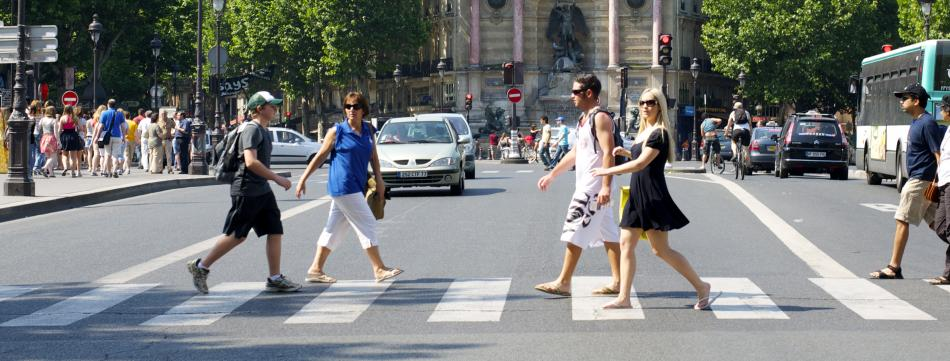
#> input picture ped3.jpg, 950 x 361 px
$ jupyter execute imagesociadist.ipynb
#> lines starting #> are read from the running program, lines starting #| are printed output that depends on the picture; after the words box and inside, x2 and y2 are one past the last pixel; in counts of white or black regions, pixels touching at a corner belong together
[cell 1]
import cv2
import imutils
from imutils.object_detection import non_max_suppression
import numpy as np

hog = cv2.HOGDescriptor()
hog.setSVMDetector(cv2.HOGDescriptor_getDefaultPeopleDetector())
image = cv2.imread("ped3.jpg")
#> image is the input picture: shape (361, 950, 3); mean B, G, R 122.3, 123.4, 120.6
image = imutils.resize(image, width=min(1000, image.shape[1]))
orig = image.copy()

# detect people in the image
(rects, weights) = hog.detectMultiScale(image, winStride=(5, 5),padding=(8, 8), scale=1.035)
#> rects = [[78, 77, 68, 136], [12, 50, 76, 151], [564, 38, 77, 155], [287, 76, 126, 253], [592, 33, 116, 233], [188, 62, 136, 271]]; weights = [0.957, 0.458, 0.165, 0.633, 0.603, 0.24]


rects = np.array([[x, y, x + w, y + h] for (x, y, w, h) in rects])
#> rects = [[78, 77, 146, 213], [12, 50, 88, 201], [564, 38, 641, 193], [287, 76, 413, 329], [592, 33, 708, 266], [188, 62, 324, 333]]
pick = non_max_suppression(rects, probs=None, overlapThresh=0.65)
#> pick = [[188, 62, 324, 333], [287, 76, 413, 329], [592, 33, 708, 266], [78, 77, 146, 213], [12, 50, 88, 201], [564, 38, 641, 193]]


centers=[]
r = 0
for (xA, yA, xB, yB) in pick:
    r += 1
    cv2.rectangle(image, (xA, yA), (xB, yB), (0, 255, 0), 2)
    cv2.putText(image, f'P{r}', (xA, yA), cv2.FONT_HERSHEY_SIMPLEX, 0.6, (255, 255, 255), 2)
    xC=xA+int((xB-xA)/2)
    yC=yA+int((yB-yA)/2)
    centers.append((xC,yC))
#> this loop made 6 passes
#> (xA, yA, xB, yB, xC, yC) on passes 1 to 6: (188, 62, 324, 333, 256, 197), (287, 76, 413, 329, 350, 202), (592, 33, 708, 266, 650, 149), (78, 77, 146, 213, 112, 145), (12, 50, 88, 201, 50, 125), (564, 38, 641, 193, 602, 115)
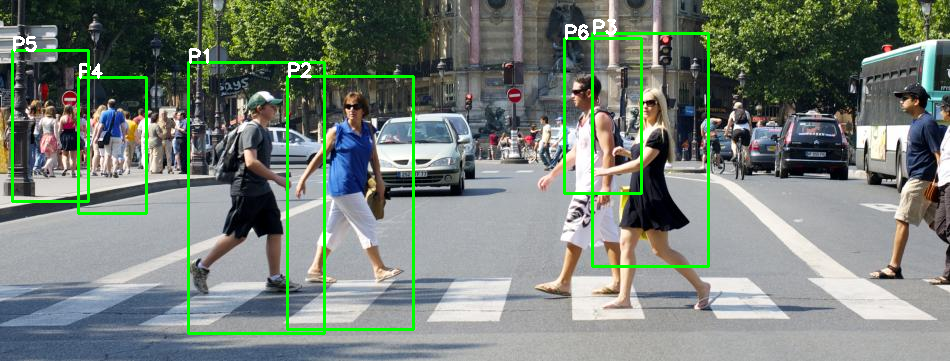
#> image: shape (361, 950, 3); 3.4% of pixels changed, all inside (x1, y1, x2, y2) = (11, 19, 710, 335)
#> after the loop, centers = [(256, 197), (350, 202), (650, 149), (112, 145), (50, 125), (602, 115)]; r = 6

cv2.putText(image, f'Total No. of Person:{r}', (0, 40), cv2.FONT_HERSHEY_SIMPLEX, 0.6, (255, 255, 0), 2)
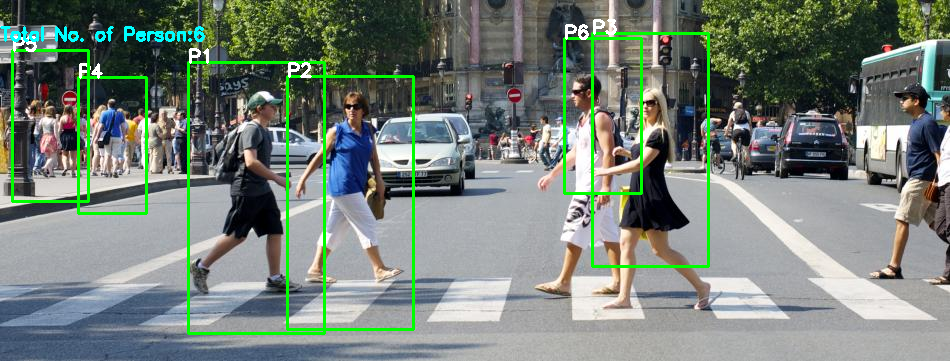
#> image: shape (361, 950, 3); 0.37% of pixels changed, all inside (x1, y1, x2, y2) = (0, 26, 205, 42)

nears=[]
k=min(1000, image.shape[1])
#> k = 950
print(k)
#| 950
print(image.shape[0])
#| 361
minDistance=image.shape[1]//6
#> minDistance = 158
if( image.shape[0]>600):
    minDistance=image.shape[1]//4

arr=[ ]

for k in range(0, r):
    arr.append(0)
#> after the loop, arr = [0, 0, 0, 0, 0, 0]
m=0
for c,p1 in enumerate(centers):
    for b,p2 in enumerate(centers[c+1:]):

        print(minDistance)
        print(np.array(p2))
        print(np.array(p1))
        v=np.linalg.norm(np.array(p2)-np.array(p1))
        if(image.shape[0]>600):
            v=(np.linalg.norm(np.array(p2)-np.array(p1)))/2
        print(v)
        if (v)<minDistance:
            if abs(p1[1] - p2[1])< image.shape[0]*0.1:
                nears.append((c,b+c+1))
                m+=1
#> this loop made 6 passes
#> (printed output is left out)
#> after the loop, m = 3; nears = [(0, 1), (2, 5), (3, 4)]
                #print(arr[i]," ",arr[j])
                #break;


print(nears)
#| [(0, 1), (2, 5), (3, 4)]

c=0
for (i,j) in nears:
    (xA, yA, xB, yB) = pick[i]
    cv2.rectangle(image, (xA, yA), (xB, yB), (0, 0, 255), 2)
    c=c+1
    if(arr[i]==0):
        arr[i]+=1
#> this loop made 3 passes
#> (i, j, xA, yA, xB, yB) on passes 2 to 3: (2, 5, 592, 33, 708, 266), (3, 4, 78, 77, 146, 213)
#> (j, xA, yA, xB, yB) on pass 1: (1, 188, 62, 324, 333)
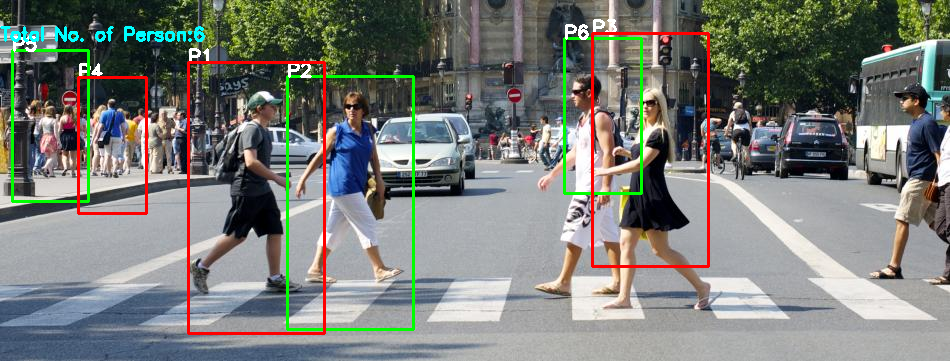
#> image: shape (361, 950, 3); 1.68% of pixels changed, all inside (x1, y1, x2, y2) = (77, 32, 710, 335)
#> after the loop, arr = [1, 0, 1, 1, 0, 0]; c = 3
                    #print('cc')


for (i,j) in nears:
    (xA, yA, xB, yB) = pick[j]
    cv2.rectangle(image, (xA, yA), (xB, yB), (0, 0, 255), 2)
    c+=1
    if(arr[j]==0):
        arr[j]+=1
#> this loop made 3 passes
#> (i, j, xA, yA, xB, yB) on passes 2 to 3: (2, 5, 564, 38, 641, 193), (3, 4, 12, 50, 88, 201)
#> (j, xA, yA, xB, yB) on pass 1: (1, 287, 76, 413, 329)
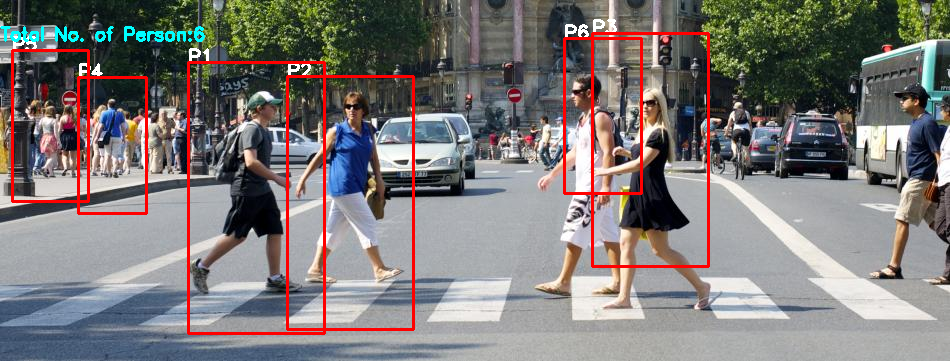
#> image: shape (361, 950, 3); 1.45% of pixels changed, all inside (x1, y1, x2, y2) = (11, 37, 643, 331)
#> after the loop, arr = [1, 1, 1, 1, 1, 1]; c = 6


print(arr)
#| [1, 1, 1, 1, 1, 1]

d=0
for k in arr:
    if k==1:
        d+=1
#> this loop made 6 passes
#> after the loop, d = 6

cv2.putText(image, f'No. of Person violating rule:{d}', (0, 20), cv2.FONT_HERSHEY_SIMPLEX,0.6, (0, 255, 255), 2)
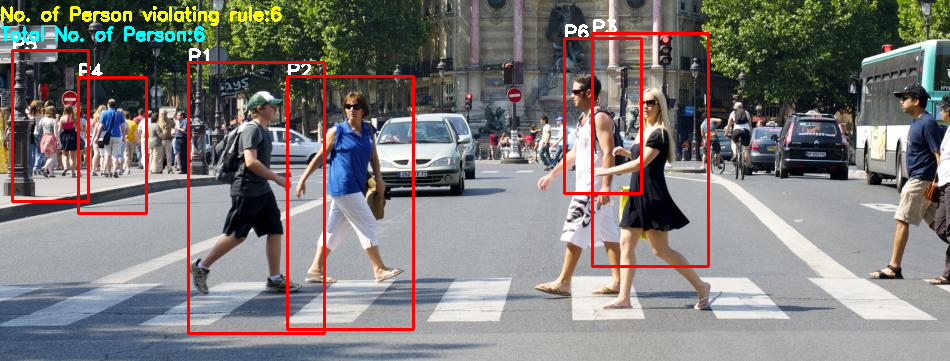
#> image: shape (361, 950, 3); 0.52% of pixels changed, all inside (x1, y1, x2, y2) = (1, 6, 282, 26)


cv2.imshow("Alerts", image)
if cv2.waitKey(0):
#> (key Esc is pressed here)
    cv2.destroyAllWindows()

$ run again, with ped4.jpg copied over ped3.jpg
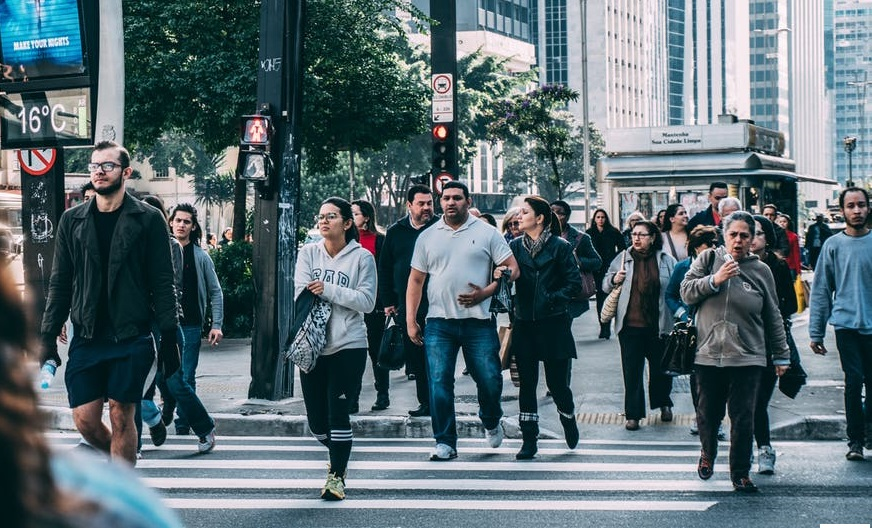
#> input picture ped4.jpg, 872 x 528 px
#> image is the input picture: shape (528, 872, 3); mean B, G, R 114.5, 108.5, 91
#> `(rects, weights) = hog.detectMultiScale(image, winStride=(5, 5),paddin..`: rects = [[302, 365, 75, 150], [771, 193, 94, 188], [570, 186, 142, 285], [652, 192, 172, 336], [64, 122, 194, 388], [448, 130, 194, 389], [364, 137, 184, 368]]; weights = [1.19, 0.19, 2.29, 2.85, 0.565, 1.47, 1.74]
#> `rects = np.array([[x, y, x + w, y + h] for (x, y, w, h) in rects])`: rects = [[302, 365, 377, 515], [771, 193, 865, 381], [570, 186, 712, 471], [652, 192, 824, 528], [64, 122, 258, 510], [448, 130, 642, 519], [364, 137, 548, 505]]
#> pick = [[652, 192, 824, 528], [448, 130, 642, 519], [302, 365, 377, 515], [64, 122, 258, 510], [364, 137, 548, 505], [570, 186, 712, 471], [771, 193, 865, 381]]
#> the loop `for (xA, yA, xB, yB) in pick:` made 7 passes
#> (xA, yA, xB, yB, xC, yC) on passes 1 to 7: (652, 192, 824, 528, 738, 360), (448, 130, 642, 519, 545, 324), (302, 365, 377, 515, 339, 440), (64, 122, 258, 510, 161, 316), (364, 137, 548, 505, 456, 321), (570, 186, 712, 471, 641, 328), (771, 193, 865, 381, 818, 287)
#> after the loop `for (xA, yA, xB, yB) in pick:`: centers = [(738, 360), (545, 324), (339, 440), (161, 316), (456, 321), (641, 328), (818, 287)]; r = 7
#| 872
#| 528
#> the loop `for c,p1 in enumerate(centers):` made 7 passes
#> (printed output is left out)
#> after the loop `for c,p1 in enumerate(centers):`: m = 3; nears = [(0, 5), (1, 4), (1, 5)]
#| [(0, 5), (1, 4), (1, 5)]
#> the loop `for (i,j) in nears:` made 3 passes
#> (j, xA, yA, xB, yB) on passes 1 to 2: (5, 652, 192, 824, 528), (4, 448, 130, 642, 519)
#> after the loop `for (i,j) in nears:`: arr = [1, 1, 0, 0, 0, 0, 0]; c = 3
#> the loop `for (i,j) in nears:` made 3 passes
#> (j, xA, yA, xB, yB) on passes 1 to 2: (5, 570, 186, 712, 471), (4, 364, 137, 548, 505)
#> after the loop `for (i,j) in nears:`:
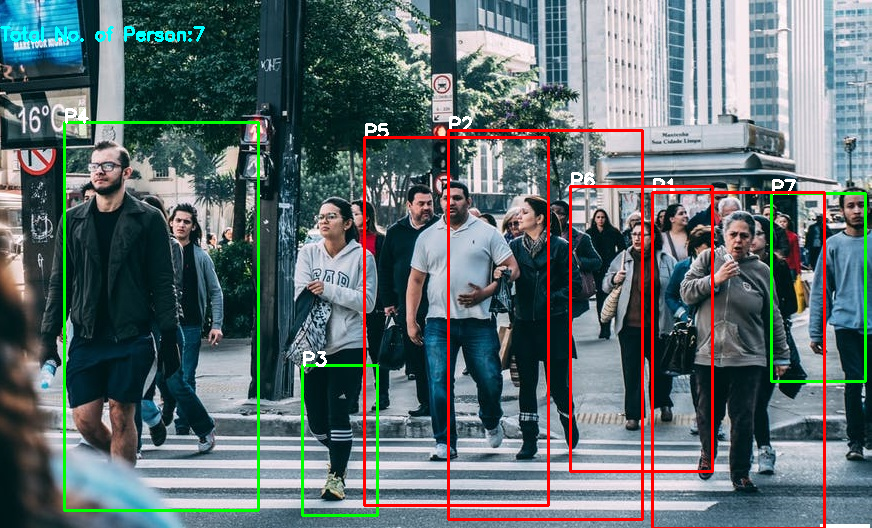
#> image: shape (528, 872, 3); mean B, G, R 110.7, 108.6, 94.4
#> after the loop `for (i,j) in nears:`: arr = [1, 1, 0, 0, 1, 1, 0]; c = 6
#| [1, 1, 0, 0, 1, 1, 0]
#> the loop `for k in arr:` made 7 passes
#> k on passes 3 to 7: 0, 0, 1, 1, 0
#> after the loop `for k in arr:`: d = 4
#> `cv2.putText(image, f'No. of Person violating rule:{d}', (0, 20), cv2.F..`:
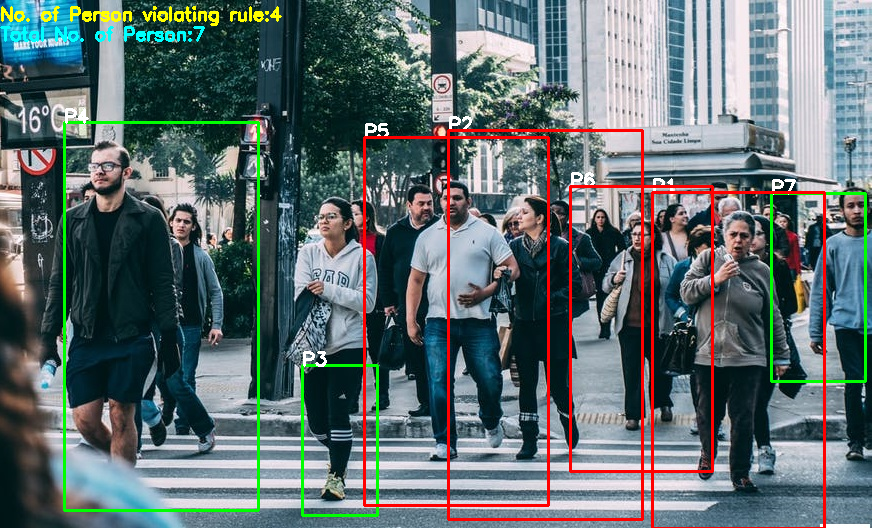
#> image: shape (528, 872, 3); 0.38% of pixels changed, all inside (x1, y1, x2, y2) = (1, 6, 282, 26)
